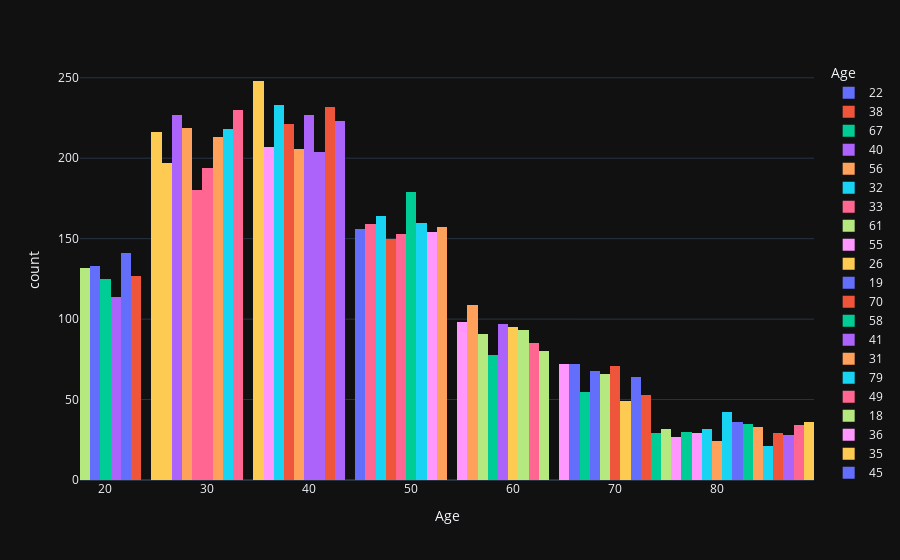

Notebook source saved alongside this figure:
### Code cell
fig2 = px.histogram(Train,x='Age',color='Age',template='plotly_dark')
fig2.show()

### Figure 1 — Plotly figure (JSON) as saved in the notebook; plotly's stock layout.template omitted (floating-point values rounded to 4 significant figures; data arrays with more than 128 entries replaced by an {"elided": "..."} marker saying what was removed)
{"data": [{"alignmentgroup": "True", "bingroup": "x", "hovertemplate": "Age=%{x}<br>count=%{y}<extra></extra>", "legendgroup": "22", "marker": {"color": "#636efa", "pattern": {"shape": ""}}, "name": "22", "offsetgroup": "22", "orientation": "v", "showlegend": true, "type": "histogram", "x": {"elided": "141 int values"}, "xaxis": "x", "yaxis": "y"}, {"alignmentgroup": "True", "bingroup": "x", "hovertemplate": "Age=%{x}<br>count=%{y}<extra></extra>", "legendgroup": "38", "marker": {"color": "#EF553B", "pattern": {"shape": ""}}, "name": "38", "offsetgroup": "38", "orientation": "v", "showlegend": true, "type": "histogram", "x": {"elided": "221 int values"}, "xaxis": "x", "yaxis": "y"}, {"alignmentgroup": "True", "bingroup": "x", "hovertemplate": "Age=%{x}<br>count=%{y}<extra></extra>", "legendgroup": "67", "marker": {"color": "#00cc96", "pattern": {"shape": ""}}, "name": "67", "offsetgroup": "67", "orientation": "v", "showlegend": true, "type": "histogram", "x": [67, 67, 67, 67, 67, 67, 67, 67, 67, 67, 67, 67, 67, 67, 67, 67, 67, 67, 67, 67, 67, 67, 67, 67, 67, 67, 67, 67, 67, 67, 67, 67, 67, 67, 67, 67, 67, 67, 67, 67, 67, 67, 67, 67, 67, 67, 67, 67, 67, 67, 67, 67, 67, 67, 67], "xaxis": "x", "yaxis": "y"}, {"alignmentgroup": "True", "bingroup": "x", "hovertemplate": "Age=%{x}<br>count=%{y}<extra></extra>", "legendgroup": "40", "marker": {"color": "#ab63fa", "pattern": {"shape": ""}}, "name": "40", "offsetgroup": "40", "orientation": "v", "showlegend": true, "type": "histogram", "x": {"elided": "227 int values"}, "xaxis": "x", "yaxis": "y"}, {"alignmentgroup": "True", "bingroup": "x", "hovertemplate": "Age=%{x}<br>count=%{y}<extra></extra>", "legendgroup": "56", "marker": {"color": "#FFA15A", "pattern": {"shape": ""}}, "name": "56", "offsetgroup": "56", "orientation": "v", "showlegend": true, "type": "histogram", "x": [56, 56, 56, 56, 56, 56, 56, 56, 56, 56, 56, 56, 56, 56, 56, 56, 56, 56, 56, 56, 56, 56, 56, 56, 56, 56, 56, 56, 56, 56, 56, 56, 56, 56, 56, 56, 56, 56, 56, 56, 56, 56, 56, 56, 56, 56, 56, 56, 56, 56, 56, 56, 56, 56, 56, 56, 56, 56, 56, 56, 56, 56, 56, 56, 56, 56, 56, 56, 56, 56, 56, 56, 56, 56, 56, 56, 56, 56, 56, 56, 56, 56, 56, 56, 56, 56, 56, 56, 56, 56, 56, 56, 56, 56, 56, 56, 56, 56, 56, 56, 56, 56, 56, 56, 56, 56, 56, 56, 56], "xaxis": "x", "yaxis": "y"}, {"alignmentgroup": "True", "bingroup": "x", "hovertemplate": "Age=%{x}<br>count=%{y}<extra></extra>", "legendgroup": "32", "marker": {"color": "#19d3f3", "pattern": {"shape": ""}}, "name": "32", "offsetgroup": "32", "orientation": "v", "showlegend": true, "type": "histogram", "x": {"elided": "218 int values"}, "xaxis": "x", "yaxis": "y"}, {"alignmentgroup": "True", "bingroup": "x", "hovertemplate": "Age=%{x}<br>count=%{y}<extra></extra>", "legendgroup": "33", "marker": {"color": "#FF6692", "pattern": {"shape": ""}}, "name": "33", "offsetgroup": "33", "orientation": "v", "showlegend": true, "type": "histogram", "x": {"elided": "230 int values"}, "xaxis": "x", "yaxis": "y"}, {"alignmentgroup": "True", "bingroup": "x", "hovertemplate": "Age=%{x}<br>count=%{y}<extra></extra>", "legendgroup": "61", "marker": {"color": "#B6E880", "pattern": {"shape": ""}}, "name": "61", "offsetgroup": "61", "orientation": "v", "showlegend": true, "type": "histogram", "x": [61, 61, 61, 61, 61, 61, 61, 61, 61, 61, 61, 61, 61, 61, 61, 61, 61, 61, 61, 61, 61, 61, 61, 61, 61, 61, 61, 61, 61, 61, 61, 61, 61, 61, 61, 61, 61, 61, 61, 61, 61, 61, 61, 61, 61, 61, 61, 61, 61, 61, 61, 61, 61, 61, 61, 61, 61, 61, 61, 61, 61, 61, 61, 61, 61, 61, 61, 61, 61, 61, 61, 61, 61, 61, 61, 61, 61, 61, 61, 61, 61, 61, 61, 61, 61, 61, 61, 61, 61, 61, 61, 61, 61], "xaxis": "x", "yaxis": "y"}, {"alignmentgroup": "True", "bingroup": "x", "hovertemplate": "Age=%{x}<br>count=%{y}<extra></extra>", "legendgroup": "55", "marker": {"color": "#FF97FF", "pattern": {"shape": ""}}, "name": "55", "offsetgroup": "55", "orientation": "v", "showlegend": true, "type": "histogram", "x": [55, 55, 55, 55, 55, 55, 55, 55, 55, 55, 55, 55, 55, 55, 55, 55, 55, 55, 55, 55, 55, 55, 55, 55, 55, 55, 55, 55, 55, 55, 55, 55, 55, 55, 55, 55, 55, 55, 55, 55, 55, 55, 55, 55, 55, 55, 55, 55, 55, 55, 55, 55, 55, 55, 55, 55, 55, 55, 55, 55, 55, 55, 55, 55, 55, 55, 55, 55, 55, 55, 55, 55, 55, 55, 55, 55, 55, 55, 55, 55, 55, 55, 55, 55, 55, 55, 55, 55, 55, 55, 55, 55, 55, 55, 55, 55, 55, 55], "xaxis": "x", "yaxis": "y"}, {"alignmentgroup": "True", "bingroup": "x", "hovertemplate": "Age=%{x}<br>count=%{y}<extra></extra>", "legendgroup": "26", "marker": {"color": "#FECB52", "pattern": {"shape": ""}}, "name": "26", "offsetgroup": "26", "orientation": "v", "showlegend": true, "type": "histogram", "x": {"elided": "197 int values"}, "xaxis": "x", "yaxis": "y"}, {"alignmentgroup": "True", "bingroup": "x", "hovertemplate": "Age=%{x}<br>count=%{y}<extra></extra>", "legendgroup": "19", "marker": {"color": "#636efa", "pattern": {"shape": ""}}, "name": "19", "offsetgroup": "19", "orientation": "v", "showlegend": true, "type": "histogram", "x": {"elided": "133 int values"}, "xaxis": "x", "yaxis": "y"}, {"alignmentgroup": "True", "bingroup": "x", "hovertemplate": "Age=%{x}<br>count=%{y}<extra></extra>", "legendgroup": "70", "marker": {"color": "#EF553B", "pattern": {"shape": ""}}, "name": "70", "offsetgroup": "70", "orientation": "v", "showlegend": true, "type": "histogram", "x": [70, 70, 70, 70, 70, 70, 70, 70, 70, 70, 70, 70, 70, 70, 70, 70, 70, 70, 70, 70, 70, 70, 70, 70, 70, 70, 70, 70, 70, 70, 70, 70, 70, 70, 70, 70, 70, 70, 70, 70, 70, 70, 70, 70, 70, 70, 70, 70, 70, 70, 70, 70, 70, 70, 70, 70, 70, 70, 70, 70, 70, 70, 70, 70, 70, 70, 70, 70, 70, 70, 70], "xaxis": "x", "yaxis": "y"}, {"alignmentgroup": "True", "bingroup": "x", "hovertemplate": "Age=%{x}<br>count=%{y}<extra></extra>", "legendgroup": "58", "marker": {"color": "#00cc96", "pattern": {"shape": ""}}, "name": "58", "offsetgroup": "58", "orientation": "v", "showlegend": true, "type": "histogram", "x": [58, 58, 58, 58, 58, 58, 58, 58, 58, 58, 58, 58, 58, 58, 58, 58, 58, 58, 58, 58, 58, 58, 58, 58, 58, 58, 58, 58, 58, 58, 58, 58, 58, 58, 58, 58, 58, 58, 58, 58, 58, 58, 58, 58, 58, 58, 58, 58, 58, 58, 58, 58, 58, 58, 58, 58, 58, 58, 58, 58, 58, 58, 58, 58, 58, 58, 58, 58, 58, 58, 58, 58, 58, 58, 58, 58, 58, 58], "xaxis": "x", "yaxis": "y"}, {"alignmentgroup": "True", "bingroup": "x", "hovertemplate": "Age=%{x}<br>count=%{y}<extra></extra>", "legendgroup": "41", "marker": {"color": "#ab63fa", "pattern": {"shape": ""}}, "name": "41", "offsetgroup": "41", "orientation": "v", "showlegend": true, "type": "histogram", "x": {"elided": "204 int values"}, "xaxis": "x", "yaxis": "y"}, {"alignmentgroup": "True", "bingroup": "x", "hovertemplate": "Age=%{x}<br>count=%{y}<extra></extra>", "legendgroup": "31", "marker": {"color": "#FFA15A", "pattern": {"shape": ""}}, "name": "31", "offsetgroup": "31", "orientation": "v", "showlegend": true, "type": "histogram", "x": {"elided": "213 int values"}, "xaxis": "x", "yaxis": "y"}, {"alignmentgroup": "True", "bingroup": "x", "hovertemplate": "Age=%{x}<br>count=%{y}<extra></extra>", "legendgroup": "79", "marker": {"color": "#19d3f3", "pattern": {"shape": ""}}, "name": "79", "offsetgroup": "79", "orientation": "v", "showlegend": true, "type": "histogram", "x": [79, 79, 79, 79, 79, 79, 79, 79, 79, 79, 79, 79, 79, 79, 79, 79, 79, 79, 79, 79, 79, 79, 79, 79, 79, 79, 79, 79, 79, 79, 79, 79], "xaxis": "x", "yaxis": "y"}, {"alignmentgroup": "True", "bingroup": "x", "hovertemplate": "Age=%{x}<br>count=%{y}<extra></extra>", "legendgroup": "49", "marker": {"color": "#FF6692", "pattern": {"shape": ""}}, "name": "49", "offsetgroup": "49", "orientation": "v", "showlegend": true, "type": "histogram", "x": {"elided": "153 int values"}, "xaxis": "x", "yaxis": "y"}, {"alignmentgroup": "True", "bingroup": "x", "hovertemplate": "Age=%{x}<br>count=%{y}<extra></extra>", "legendgroup": "18", "marker": {"color": "#B6E880", "pattern": {"shape": ""}}, "name": "18", "offsetgroup": "18", "orientation": "v", "showlegend": true, "type": "histogram", "x": {"elided": "132 int values"}, "xaxis": "x", "yaxis": "y"}, {"alignmentgroup": "True", "bingroup": "x", "hovertemplate": "Age=%{x}<br>count=%{y}<extra></extra>", "legendgroup": "36", "marker": {"color": "#FF97FF", "pattern": {"shape": ""}}, "name": "36", "offsetgroup": "36", "orientation": "v", "showlegend": true, "type": "histogram", "x": {"elided": "207 int values"}, "xaxis": "x", "yaxis": "y"}, {"alignmentgroup": "True", "bingroup": "x", "hovertemplate": "Age=%{x}<br>count=%{y}<extra></extra>", "legendgroup": "35", "marker": {"color": "#FECB52", "pattern": {"shape": ""}}, "name": "35", "offsetgroup": "35", "orientation": "v", "showlegend": true, "type": "histogram", "x": {"elided": "248 int values"}, "xaxis": "x", "yaxis": "y"}, {"alignmentgroup": "True", "bingroup": "x", "hovertemplate": "Age=%{x}<br>count=%{y}<extra></extra>", "legendgroup": "45", "marker": {"color": "#636efa", "pattern": {"shape": ""}}, "name": "45", "offsetgroup": "45", "orientation": "v", "showlegend": true, "type": "histogram", "x": {"elided": "156 int values"}, "xaxis": "x", "yaxis": "y"}, {"alignmentgroup": "True", "bingroup": "x", "hovertemplate": "Age=%{x}<br>count=%{y}<extra></extra>", "legendgroup": "42", "marker": {"color": "#EF553B", "pattern": {"shape": ""}}, "name": "42", "offsetgroup": "42", "orientation": "v", "showlegend": true, "type": "histogram", "x": {"elided": "232 int values"}, "xaxis": "x", "yaxis": "y"}, {"alignmentgroup": "True", "bingroup": "x", "hovertemplate": "Age=%{x}<br>count=%{y}<extra></extra>", "legendgroup": "83", "marker": {"color": "#00cc96", "pattern": {"shape": ""}}, "name": "83", "offsetgroup": "83", "orientation": "v", "showlegend": true, "type": "histogram", "x": [83, 83, 83, 83, 83, 83, 83, 83, 83, 83, 83, 83, 83, 83, 83, 83, 83, 83, 83, 83, 83, 83, 83, 83, 83, 83, 83, 83, 83, 83, 83, 83, 83, 83, 83], "xaxis": "x", "yaxis": "y"}, {"alignmentgroup": "True", "bingroup": "x", "hovertemplate": "Age=%{x}<br>count=%{y}<extra></extra>", "legendgroup": "27", "marker": {"color": "#ab63fa", "pattern": {"shape": ""}}, "name": "27", "offsetgroup": "27", "orientation": "v", "showlegend": true, "type": "histogram", "x": {"elided": "227 int values"}, "xaxis": "x", "yaxis": "y"}, {"alignmentgroup": "True", "bingroup": "x", "hovertemplate": "Age=%{x}<br>count=%{y}<extra></extra>", "legendgroup": "28", "marker": {"color": "#FFA15A", "pattern": {"shape": ""}}, "name": "28", "offsetgroup": "28", "orientation": "v", "showlegend": true, "type": "histogram", "x": {"elided": "219 int values"}, "xaxis": "x", "yaxis": "y"}, {"alignmentgroup": "True", "bingroup": "x", "hovertemplate": "Age=%{x}<br>count=%{y}<extra></extra>", "legendgroup": "47", "marker": {"color": "#19d3f3", "pattern": {"shape": ""}}, "name": "47", "offsetgroup": "47", "orientation": "v", "showlegend": true, "type": "histogram", "x": {"elided": "164 int values"}, "xaxis": "x", "yaxis": "y"}, {"alignmentgroup": "True", "bingroup": "x", "hovertemplate": "Age=%{x}<br>count=%{y}<extra></extra>", "legendgroup": "29", "marker": {"color": "#FF6692", "pattern": {"shape": ""}}, "name": "29", "offsetgroup": "29", "orientation": "v", "showlegend": true, "type": "histogram", "x": {"elided": "180 int values"}, "xaxis": "x", "yaxis": "y"}, {"alignmentgroup": "True", "bingroup": "x", "hovertemplate": "Age=%{x}<br>count=%{y}<extra></extra>", "legendgroup": "57", "marker": {"color": "#B6E880", "pattern": {"shape": ""}}, "name": "57", "offsetgroup": "57", "orientation": "v", "showlegend": true, "type": "histogram", "x": [57, 57, 57, 57, 57, 57, 57, 57, 57, 57, 57, 57, 57, 57, 57, 57, 57, 57, 57, 57, 57, 57, 57, 57, 57, 57, 57, 57, 57, 57, 57, 57, 57, 57, 57, 57, 57, 57, 57, 57, 57, 57, 57, 57, 57, 57, 57, 57, 57, 57, 57, 57, 57, 57, 57, 57, 57, 57, 57, 57, 57, 57, 57, 57, 57, 57, 57, 57, 57, 57, 57, 57, 57, 57, 57, 57, 57, 57, 57, 57, 57, 57, 57, 57, 57, 57, 57, 57, 57, 57, 57], "xaxis": "x", "yaxis": "y"}, {"alignmentgroup": "True", "bingroup": "x", "hovertemplate": "Age=%{x}<br>count=%{y}<extra></extra>", "legendgroup": "76", "marker": {"color": "#FF97FF", "pattern": {"shape": ""}}, "name": "76", "offsetgroup": "76", "orientation": "v", "showlegend": true, "type": "histogram", "x": [76, 76, 76, 76, 76, 76, 76, 76, 76, 76, 76, 76, 76, 76, 76, 76, 76, 76, 76, 76, 76, 76, 76, 76, 76, 76, 76], "xaxis": "x", "yaxis": "y"}, {"alignmentgroup": "True", "bingroup": "x", "hovertemplate": "Age=%{x}<br>count=%{y}<extra></extra>", "legendgroup": "25", "marker": {"color": "#FECB52", "pattern": {"shape": ""}}, "name": "25", "offsetgroup": "25", "orientation": "v", "showlegend": true, "type": "histogram", "x": {"elided": "216 int values"}, "xaxis": "x", "yaxis": "y"}, {"alignmentgroup": "True", "bingroup": "x", "hovertemplate": "Age=%{x}<br>count=%{y}<extra></extra>", "legendgroup": "72", "marker": {"color": "#636efa", "pattern": {"shape": ""}}, "name": "72", "offsetgroup": "72", "orientation": "v", "showlegend": true, "type": "histogram", "x": [72, 72, 72, 72, 72, 72, 72, 72, 72, 72, 72, 72, 72, 72, 72, 72, 72, 72, 72, 72, 72, 72, 72, 72, 72, 72, 72, 72, 72, 72, 72, 72, 72, 72, 72, 72, 72, 72, 72, 72, 72, 72, 72, 72, 72, 72, 72, 72, 72, 72, 72, 72, 72, 72, 72, 72, 72, 72, 72, 72, 72, 72, 72, 72], "xaxis": "x", "yaxis": "y"}, {"alignmentgroup": "True", "bingroup": "x", "hovertemplate": "Age=%{x}<br>count=%{y}<extra></extra>", "legendgroup": "48", "marker": {"color": "#EF553B", "pattern": {"shape": ""}}, "name": "48", "offsetgroup": "48", "orientation": "v", "showlegend": true, "type": "histogram", "x": {"elided": "150 int values"}, "xaxis": "x", "yaxis": "y"}, {"alignmentgroup": "True", "bingroup": "x", "hovertemplate": "Age=%{x}<br>count=%{y}<extra></extra>", "legendgroup": "74", "marker": {"color": "#00cc96", "pattern": {"shape": ""}}, "name": "74", "offsetgroup": "74", "orientation": "v", "showlegend": true, "type": "histogram", "x": [74, 74, 74, 74, 74, 74, 74, 74, 74, 74, 74, 74, 74, 74, 74, 74, 74, 74, 74, 74, 74, 74, 74, 74, 74, 74, 74, 74, 74], "xaxis": "x", "yaxis": "y"}, {"alignmentgroup": "True", "bingroup": "x", "hovertemplate": "Age=%{x}<br>count=%{y}<extra></extra>", "legendgroup": "59", "marker": {"color": "#ab63fa", "pattern": {"shape": ""}}, "name": "59", "offsetgroup": "59", "orientation": "v", "showlegend": true, "type": "histogram", "x": [59, 59, 59, 59, 59, 59, 59, 59, 59, 59, 59, 59, 59, 59, 59, 59, 59, 59, 59, 59, 59, 59, 59, 59, 59, 59, 59, 59, 59, 59, 59, 59, 59, 59, 59, 59, 59, 59, 59, 59, 59, 59, 59, 59, 59, 59, 59, 59, 59, 59, 59, 59, 59, 59, 59, 59, 59, 59, 59, 59, 59, 59, 59, 59, 59, 59, 59, 59, 59, 59, 59, 59, 59, 59, 59, 59, 59, 59, 59, 59, 59, 59, 59, 59, 59, 59, 59, 59, 59, 59, 59, 59, 59, 59, 59, 59, 59], "xaxis": "x", "yaxis": "y"}, {"alignmentgroup": "True", "bingroup": "x", "hovertemplate": "Age=%{x}<br>count=%{y}<extra></extra>", "legendgroup": "39", "marker": {"color": "#FFA15A", "pattern": {"shape": ""}}, "name": "39", "offsetgroup": "39", "orientation": "v", "showlegend": true, "type": "histogram", "x": {"elided": "206 int values"}, "xaxis": "x", "yaxis": "y"}, {"alignmentgroup": "True", "bingroup": "x", "hovertemplate": "Age=%{x}<br>count=%{y}<extra></extra>", "legendgroup": "51", "marker": {"color": "#19d3f3", "pattern": {"shape": ""}}, "name": "51", "offsetgroup": "51", "orientation": "v", "showlegend": true, "type": "histogram", "x": {"elided": "160 int values"}, "xaxis": "x", "yaxis": "y"}, {"alignmentgroup": "True", "bingroup": "x", "hovertemplate": "Age=%{x}<br>count=%{y}<extra></extra>", "legendgroup": "30", "marker": {"color": "#FF6692", "pattern": {"shape": ""}}, "name": "30", "offsetgroup": "30", "orientation": "v", "showlegend": true, "type": "histogram", "x": {"elided": "194 int values"}, "xaxis": "x", "yaxis": "y"}, {"alignmentgroup": "True", "bingroup": "x", "hovertemplate": "Age=%{x}<br>count=%{y}<extra></extra>", "legendgroup": "63", "marker": {"color": "#B6E880", "pattern": {"shape": ""}}, "name": "63", "offsetgroup": "63", "orientation": "v", "showlegend": true, "type": "histogram", "x": [63, 63, 63, 63, 63, 63, 63, 63, 63, 63, 63, 63, 63, 63, 63, 63, 63, 63, 63, 63, 63, 63, 63, 63, 63, 63, 63, 63, 63, 63, 63, 63, 63, 63, 63, 63, 63, 63, 63, 63, 63, 63, 63, 63, 63, 63, 63, 63, 63, 63, 63, 63, 63, 63, 63, 63, 63, 63, 63, 63, 63, 63, 63, 63, 63, 63, 63, 63, 63, 63, 63, 63, 63, 63, 63, 63, 63, 63, 63, 63], "xaxis": "x", "yaxis": "y"}, {"alignmentgroup": "True", "bingroup": "x", "hovertemplate": "Age=%{x}<br>count=%{y}<extra></extra>", "legendgroup": "52", "marker": {"color": "#FF97FF", "pattern": {"shape": ""}}, "name": "52", "offsetgroup": "52", "orientation": "v", "showlegend": true, "type": "histogram", "x": {"elided": "154 int values"}, "xaxis": "x", "yaxis": "y"}, {"alignmentgroup": "True", "bingroup": "x", "hovertemplate": "Age=%{x}<br>count=%{y}<extra></extra>", "legendgroup": "60", "marker": {"color": "#FECB52", "pattern": {"shape": ""}}, "name": "60", "offsetgroup": "60", "orientation": "v", "showlegend": true, "type": "histogram", "x": [60, 60, 60, 60, 60, 60, 60, 60, 60, 60, 60, 60, 60, 60, 60, 60, 60, 60, 60, 60, 60, 60, 60, 60, 60, 60, 60, 60, 60, 60, 60, 60, 60, 60, 60, 60, 60, 60, 60, 60, 60, 60, 60, 60, 60, 60, 60, 60, 60, 60, 60, 60, 60, 60, 60, 60, 60, 60, 60, 60, 60, 60, 60, 60, 60, 60, 60, 60, 60, 60, 60, 60, 60, 60, 60, 60, 60, 60, 60, 60, 60, 60, 60, 60, 60, 60, 60, 60, 60, 60, 60, 60, 60, 60, 60], "xaxis": "x", "yaxis": "y"}, {"alignmentgroup": "True", "bingroup": "x", "hovertemplate": "Age=%{x}<br>count=%{y}<extra></extra>", "legendgroup": "68", "marker": {"color": "#636efa", "pattern": {"shape": ""}}, "name": "68", "offsetgroup": "68", "orientation": "v", "showlegend": true, "type": "histogram", "x": [68, 68, 68, 68, 68, 68, 68, 68, 68, 68, 68, 68, 68, 68, 68, 68, 68, 68, 68, 68, 68, 68, 68, 68, 68, 68, 68, 68, 68, 68, 68, 68, 68, 68, 68, 68, 68, 68, 68, 68, 68, 68, 68, 68, 68, 68, 68, 68, 68, 68, 68, 68, 68, 68, 68, 68, 68, 68, 68, 68, 68, 68, 68, 68, 68, 68, 68, 68], "xaxis": "x", "yaxis": "y"}, {"alignmentgroup": "True", "bingroup": "x", "hovertemplate": "Age=%{x}<br>count=%{y}<extra></extra>", "legendgroup": "86", "marker": {"color": "#EF553B", "pattern": {"shape": ""}}, "name": "86", "offsetgroup": "86", "orientation": "v", "showlegend": true, "type": "histogram", "x": [86, 86, 86, 86, 86, 86, 86, 86, 86, 86, 86, 86, 86, 86, 86, 86, 86, 86, 86, 86, 86, 86, 86, 86, 86, 86, 86, 86, 86], "xaxis": "x", "yaxis": "y"}, {"alignmentgroup": "True", "bingroup": "x", "hovertemplate": "Age=%{x}<br>count=%{y}<extra></extra>", "legendgroup": "50", "marker": {"color": "#00cc96", "pattern": {"shape": ""}}, "name": "50", "offsetgroup": "50", "orientation": "v", "showlegend": true, "type": "histogram", "x": {"elided": "179 int values"}, "xaxis": "x", "yaxis": "y"}, {"alignmentgroup": "True", "bingroup": "x", "hovertemplate": "Age=%{x}<br>count=%{y}<extra></extra>", "legendgroup": "43", "marker": {"color": "#ab63fa", "pattern": {"shape": ""}}, "name": "43", "offsetgroup": "43", "orientation": "v", "showlegend": true, "type": "histogram", "x": {"elided": "223 int values"}, "xaxis": "x", "yaxis": "y"}, {"alignmentgroup": "True", "bingroup": "x", "hovertemplate": "Age=%{x}<br>count=%{y}<extra></extra>", "legendgroup": "80", "marker": {"color": "#FFA15A", "pattern": {"shape": ""}}, "name": "80", "offsetgroup": "80", "orientation": "v", "showlegend": true, "type": "histogram", "x": [80, 80, 80, 80, 80, 80, 80, 80, 80, 80, 80, 80, 80, 80, 80, 80, 80, 80, 80, 80, 80, 80, 80, 80], "xaxis": "x", "yaxis": "y"}, {"alignmentgroup": "True", "bingroup": "x", "hovertemplate": "Age=%{x}<br>count=%{y}<extra></extra>", "legendgroup": "37", "marker": {"color": "#19d3f3", "pattern": {"shape": ""}}, "name": "37", "offsetgroup": "37", "orientation": "v", "showlegend": true, "type": "histogram", "x": {"elided": "233 int values"}, "xaxis": "x", "yaxis": "y"}, {"alignmentgroup": "True", "bingroup": "x", "hovertemplate": "Age=%{x}<br>count=%{y}<extra></extra>", "legendgroup": "46", "marker": {"color": "#FF6692", "pattern": {"shape": ""}}, "name": "46", "offsetgroup": "46", "orientation": "v", "showlegend": true, "type": "histogram", "x": {"elided": "159 int values"}, "xaxis": "x", "yaxis": "y"}, {"alignmentgroup": "True", "bingroup": "x", "hovertemplate": "Age=%{x}<br>count=%{y}<extra></extra>", "legendgroup": "69", "marker": {"color": "#B6E880", "pattern": {"shape": ""}}, "name": "69", "offsetgroup": "69", "orientation": "v", "showlegend": true, "type": "histogram", "x": [69, 69, 69, 69, 69, 69, 69, 69, 69, 69, 69, 69, 69, 69, 69, 69, 69, 69, 69, 69, 69, 69, 69, 69, 69, 69, 69, 69, 69, 69, 69, 69, 69, 69, 69, 69, 69, 69, 69, 69, 69, 69, 69, 69, 69, 69, 69, 69, 69, 69, 69, 69, 69, 69, 69, 69, 69, 69, 69, 69, 69, 69, 69, 69, 69, 69], "xaxis": "x", "yaxis": "y"}, {"alignmentgroup": "True", "bingroup": "x", "hovertemplate": "Age=%{x}<br>count=%{y}<extra></extra>", "legendgroup": "78", "marker": {"color": "#FF97FF", "pattern": {"shape": ""}}, "name": "78", "offsetgroup": "78", "orientation": "v", "showlegend": true, "type": "histogram", "x": [78, 78, 78, 78, 78, 78, 78, 78, 78, 78, 78, 78, 78, 78, 78, 78, 78, 78, 78, 78, 78, 78, 78, 78, 78, 78, 78, 78, 78], "xaxis": "x", "yaxis": "y"}, {"alignmentgroup": "True", "bingroup": "x", "hovertemplate": "Age=%{x}<br>count=%{y}<extra></extra>", "legendgroup": "71", "marker": {"color": "#FECB52", "pattern": {"shape": ""}}, "name": "71", "offsetgroup": "71", "orientation": "v", "showlegend": true, "type": "histogram", "x": [71, 71, 71, 71, 71, 71, 71, 71, 71, 71, 71, 71, 71, 71, 71, 71, 71, 71, 71, 71, 71, 71, 71, 71, 71, 71, 71, 71, 71, 71, 71, 71, 71, 71, 71, 71, 71, 71, 71, 71, 71, 71, 71, 71, 71, 71, 71, 71, 71], "xaxis": "x", "yaxis": "y"}, {"alignmentgroup": "True", "bingroup": "x", "hovertemplate": "Age=%{x}<br>count=%{y}<extra></extra>", "legendgroup": "82", "marker": {"color": "#636efa", "pattern": {"shape": ""}}, "name": "82", "offsetgroup": "82", "orientation": "v", "showlegend": true, "type": "histogram", "x": [82, 82, 82, 82, 82, 82, 82, 82, 82, 82, 82, 82, 82, 82, 82, 82, 82, 82, 82, 82, 82, 82, 82, 82, 82, 82, 82, 82, 82, 82, 82, 82, 82, 82, 82, 82], "xaxis": "x", "yaxis": "y"}, {"alignmentgroup": "True", "bingroup": "x", "hovertemplate": "Age=%{x}<br>count=%{y}<extra></extra>", "legendgroup": "23", "marker": {"color": "#EF553B", "pattern": {"shape": ""}}, "name": "23", "offsetgroup": "23", "orientation": "v", "showlegend": true, "type": "histogram", "x": [23, 23, 23, 23, 23, 23, 23, 23, 23, 23, 23, 23, 23, 23, 23, 23, 23, 23, 23, 23, 23, 23, 23, 23, 23, 23, 23, 23, 23, 23, 23, 23, 23, 23, 23, 23, 23, 23, 23, 23, 23, 23, 23, 23, 23, 23, 23, 23, 23, 23, 23, 23, 23, 23, 23, 23, 23, 23, 23, 23, 23, 23, 23, 23, 23, 23, 23, 23, 23, 23, 23, 23, 23, 23, 23, 23, 23, 23, 23, 23, 23, 23, 23, 23, 23, 23, 23, 23, 23, 23, 23, 23, 23, 23, 23, 23, 23, 23, 23, 23, 23, 23, 23, 23, 23, 23, 23, 23, 23, 23, 23, 23, 23, 23, 23, 23, 23, 23, 23, 23, 23, 23, 23, 23, 23, 23, 23], "xaxis": "x", "yaxis": "y"}, {"alignmentgroup": "True", "bingroup": "x", "hovertemplate": "Age=%{x}<br>count=%{y}<extra></extra>", "legendgroup": "20", "marker": {"color": "#00cc96", "pattern": {"shape": ""}}, "name": "20", "offsetgroup": "20", "orientation": "v", "showlegend": true, "type": "histogram", "x": [20, 20, 20, 20, 20, 20, 20, 20, 20, 20, 20, 20, 20, 20, 20, 20, 20, 20, 20, 20, 20, 20, 20, 20, 20, 20, 20, 20, 20, 20, 20, 20, 20, 20, 20, 20, 20, 20, 20, 20, 20, 20, 20, 20, 20, 20, 20, 20, 20, 20, 20, 20, 20, 20, 20, 20, 20, 20, 20, 20, 20, 20, 20, 20, 20, 20, 20, 20, 20, 20, 20, 20, 20, 20, 20, 20, 20, 20, 20, 20, 20, 20, 20, 20, 20, 20, 20, 20, 20, 20, 20, 20, 20, 20, 20, 20, 20, 20, 20, 20, 20, 20, 20, 20, 20, 20, 20, 20, 20, 20, 20, 20, 20, 20, 20, 20, 20, 20, 20, 20, 20, 20, 20, 20, 20], "xaxis": "x", "yaxis": "y"}, {"alignmentgroup": "True", "bingroup": "x", "hovertemplate": "Age=%{x}<br>count=%{y}<extra></extra>", "legendgroup": "21", "marker": {"color": "#ab63fa", "pattern": {"shape": ""}}, "name": "21", "offsetgroup": "21", "orientation": "v", "showlegend": true, "type": "histogram", "x": [21, 21, 21, 21, 21, 21, 21, 21, 21, 21, 21, 21, 21, 21, 21, 21, 21, 21, 21, 21, 21, 21, 21, 21, 21, 21, 21, 21, 21, 21, 21, 21, 21, 21, 21, 21, 21, 21, 21, 21, 21, 21, 21, 21, 21, 21, 21, 21, 21, 21, 21, 21, 21, 21, 21, 21, 21, 21, 21, 21, 21, 21, 21, 21, 21, 21, 21, 21, 21, 21, 21, 21, 21, 21, 21, 21, 21, 21, 21, 21, 21, 21, 21, 21, 21, 21, 21, 21, 21, 21, 21, 21, 21, 21, 21, 21, 21, 21, 21, 21, 21, 21, 21, 21, 21, 21, 21, 21, 21, 21, 21, 21, 21, 21], "xaxis": "x", "yaxis": "y"}, {"alignmentgroup": "True", "bingroup": "x", "hovertemplate": "Age=%{x}<br>count=%{y}<extra></extra>", "legendgroup": "53", "marker": {"color": "#FFA15A", "pattern": {"shape": ""}}, "name": "53", "offsetgroup": "53", "orientation": "v", "showlegend": true, "type": "histogram", "x": {"elided": "157 int values"}, "xaxis": "x", "yaxis": "y"}, {"alignmentgroup": "True", "bingroup": "x", "hovertemplate": "Age=%{x}<br>count=%{y}<extra></extra>", "legendgroup": "85", "marker": {"color": "#19d3f3", "pattern": {"shape": ""}}, "name": "85", "offsetgroup": "85", "orientation": "v", "showlegend": true, "type": "histogram", "x": [85, 85, 85, 85, 85, 85, 85, 85, 85, 85, 85, 85, 85, 85, 85, 85, 85, 85, 85, 85, 85], "xaxis": "x", "yaxis": "y"}, {"alignmentgroup": "True", "bingroup": "x", "hovertemplate": "Age=%{x}<br>count=%{y}<extra></extra>", "legendgroup": "62", "marker": {"color": "#FF6692", "pattern": {"shape": ""}}, "name": "62", "offsetgroup": "62", "orientation": "v", "showlegend": true, "type": "histogram", "x": [62, 62, 62, 62, 62, 62, 62, 62, 62, 62, 62, 62, 62, 62, 62, 62, 62, 62, 62, 62, 62, 62, 62, 62, 62, 62, 62, 62, 62, 62, 62, 62, 62, 62, 62, 62, 62, 62, 62, 62, 62, 62, 62, 62, 62, 62, 62, 62, 62, 62, 62, 62, 62, 62, 62, 62, 62, 62, 62, 62, 62, 62, 62, 62, 62, 62, 62, 62, 62, 62, 62, 62, 62, 62, 62, 62, 62, 62, 62, 62, 62, 62, 62, 62, 62], "xaxis": "x", "yaxis": "y"}, {"alignmentgroup": "True", "bingroup": "x", "hovertemplate": "Age=%{x}<br>count=%{y}<extra></extra>", "legendgroup": "75", "marker": {"color": "#B6E880", "pattern": {"shape": ""}}, "name": "75", "offsetgroup": "75", "orientation": "v", "showlegend": true, "type": "histogram", "x": [75, 75, 75, 75, 75, 75, 75, 75, 75, 75, 75, 75, 75, 75, 75, 75, 75, 75, 75, 75, 75, 75, 75, 75, 75, 75, 75, 75, 75, 75, 75, 75], "xaxis": "x", "yaxis": "y"}, {"alignmentgroup": "True", "bingroup": "x", "hovertemplate": "Age=%{x}<br>count=%{y}<extra></extra>", "legendgroup": "65", "marker": {"color": "#FF97FF", "pattern": {"shape": ""}}, "name": "65", "offsetgroup": "65", "orientation": "v", "showlegend": true, "type": "histogram", "x": [65, 65, 65, 65, 65, 65, 65, 65, 65, 65, 65, 65, 65, 65, 65, 65, 65, 65, 65, 65, 65, 65, 65, 65, 65, 65, 65, 65, 65, 65, 65, 65, 65, 65, 65, 65, 65, 65, 65, 65, 65, 65, 65, 65, 65, 65, 65, 65, 65, 65, 65, 65, 65, 65, 65, 65, 65, 65, 65, 65, 65, 65, 65, 65, 65, 65, 65, 65, 65, 65, 65, 65], "xaxis": "x", "yaxis": "y"}, {"alignmentgroup": "True", "bingroup": "x", "hovertemplate": "Age=%{x}<br>count=%{y}<extra></extra>", "legendgroup": "89", "marker": {"color": "#FECB52", "pattern": {"shape": ""}}, "name": "89", "offsetgroup": "89", "orientation": "v", "showlegend": true, "type": "histogram", "x": [89, 89, 89, 89, 89, 89, 89, 89, 89, 89, 89, 89, 89, 89, 89, 89, 89, 89, 89, 89, 89, 89, 89, 89, 89, 89, 89, 89, 89, 89, 89, 89, 89, 89, 89, 89], "xaxis": "x", "yaxis": "y"}, {"alignmentgroup": "True", "bingroup": "x", "hovertemplate": "Age=%{x}<br>count=%{y}<extra></extra>", "legendgroup": "66", "marker": {"color": "#636efa", "pattern": {"shape": ""}}, "name": "66", "offsetgroup": "66", "orientation": "v", "showlegend": true, "type": "histogram", "x": [66, 66, 66, 66, 66, 66, 66, 66, 66, 66, 66, 66, 66, 66, 66, 66, 66, 66, 66, 66, 66, 66, 66, 66, 66, 66, 66, 66, 66, 66, 66, 66, 66, 66, 66, 66, 66, 66, 66, 66, 66, 66, 66, 66, 66, 66, 66, 66, 66, 66, 66, 66, 66, 66, 66, 66, 66, 66, 66, 66, 66, 66, 66, 66, 66, 66, 66, 66, 66, 66, 66, 66], "xaxis": "x", "yaxis": "y"}, {"alignmentgroup": "True", "bingroup": "x", "hovertemplate": "Age=%{x}<br>count=%{y}<extra></extra>", "legendgroup": "73", "marker": {"color": "#EF553B", "pattern": {"shape": ""}}, "name": "73", "offsetgroup": "73", "orientation": "v", "showlegend": true, "type": "histogram", "x": [73, 73, 73, 73, 73, 73, 73, 73, 73, 73, 73, 73, 73, 73, 73, 73, 73, 73, 73, 73, 73, 73, 73, 73, 73, 73, 73, 73, 73, 73, 73, 73, 73, 73, 73, 73, 73, 73, 73, 73, 73, 73, 73, 73, 73, 73, 73, 73, 73, 73, 73, 73, 73], "xaxis": "x", "yaxis": "y"}, {"alignmentgroup": "True", "bingroup": "x", "hovertemplate": "Age=%{x}<br>count=%{y}<extra></extra>", "legendgroup": "77", "marker": {"color": "#00cc96", "pattern": {"shape": ""}}, "name": "77", "offsetgroup": "77", "orientation": "v", "showlegend": true, "type": "histogram", "x": [77, 77, 77, 77, 77, 77, 77, 77, 77, 77, 77, 77, 77, 77, 77, 77, 77, 77, 77, 77, 77, 77, 77, 77, 77, 77, 77, 77, 77, 77], "xaxis": "x", "yaxis": "y"}, {"alignmentgroup": "True", "bingroup": "x", "hovertemplate": "Age=%{x}<br>count=%{y}<extra></extra>", "legendgroup": "87", "marker": {"color": "#ab63fa", "pattern": {"shape": ""}}, "name": "87", "offsetgroup": "87", "orientation": "v", "showlegend": true, "type": "histogram", "x": [87, 87, 87, 87, 87, 87, 87, 87, 87, 87, 87, 87, 87, 87, 87, 87, 87, 87, 87, 87, 87, 87, 87, 87, 87, 87, 87, 87], "xaxis": "x", "yaxis": "y"}, {"alignmentgroup": "True", "bingroup": "x", "hovertemplate": "Age=%{x}<br>count=%{y}<extra></extra>", "legendgroup": "84", "marker": {"color": "#FFA15A", "pattern": {"shape": ""}}, "name": "84", "offsetgroup": "84", "orientation": "v", "showlegend": true, "type": "histogram", "x": [84, 84, 84, 84, 84, 84, 84, 84, 84, 84, 84, 84, 84, 84, 84, 84, 84, 84, 84, 84, 84, 84, 84, 84, 84, 84, 84, 84, 84, 84, 84, 84, 84], "xaxis": "x", "yaxis": "y"}, {"alignmentgroup": "True", "bingroup": "x", "hovertemplate": "Age=%{x}<br>count=%{y}<extra></extra>", "legendgroup": "81", "marker": {"color": "#19d3f3", "pattern": {"shape": ""}}, "name": "81", "offsetgroup": "81", "orientation": "v", "showlegend": true, "type": "histogram", "x": [81, 81, 81, 81, 81, 81, 81, 81, 81, 81, 81, 81, 81, 81, 81, 81, 81, 81, 81, 81, 81, 81, 81, 81, 81, 81, 81, 81, 81, 81, 81, 81, 81, 81, 81, 81, 81, 81, 81, 81, 81, 81], "xaxis": "x", "yaxis": "y"}, {"alignmentgroup": "True", "bingroup": "x", "hovertemplate": "Age=%{x}<br>count=%{y}<extra></extra>", "legendgroup": "88", "marker": {"color": "#FF6692", "pattern": {"shape": ""}}, "name": "88", "offsetgroup": "88", "orientation": "v", "showlegend": true, "type": "histogram", "x": [88, 88, 88, 88, 88, 88, 88, 88, 88, 88, 88, 88, 88, 88, 88, 88, 88, 88, 88, 88, 88, 88, 88, 88, 88, 88, 88, 88, 88, 88, 88, 88, 88, 88], "xaxis": "x", "yaxis": "y"}], "layout": {"barmode": "relative", "legend": {"title": {"text": "Age"}, "tracegroupgap": 0}, "margin": {"t": 60}, "xaxis": {"anchor": "y", "categoryarray": [22, 38, 67, 40, 56, 32, 33, 61, 55, 26, 19, 70, 58, 41, 31, 79, 49, 18, 36, 35, 45, 42, 83, 27, 28, 47, 29, 57, 76, 25, 72, 48, 74, 59, 39, 51, 30, 63, 52, 60, 68, 86, 50, 43, 80, 37, 46, 69, 78, 71, 82, 23, 20, 21, 53, 85, 62, 75, 65, 89, 66, 73, 77, 87, 84, 81, 88], "categoryorder": "array", "domain": [0, 1], "title": {"text": "Age"}}, "yaxis": {"anchor": "x", "domain": [0, 1], "title": {"text": "count"}}}}
